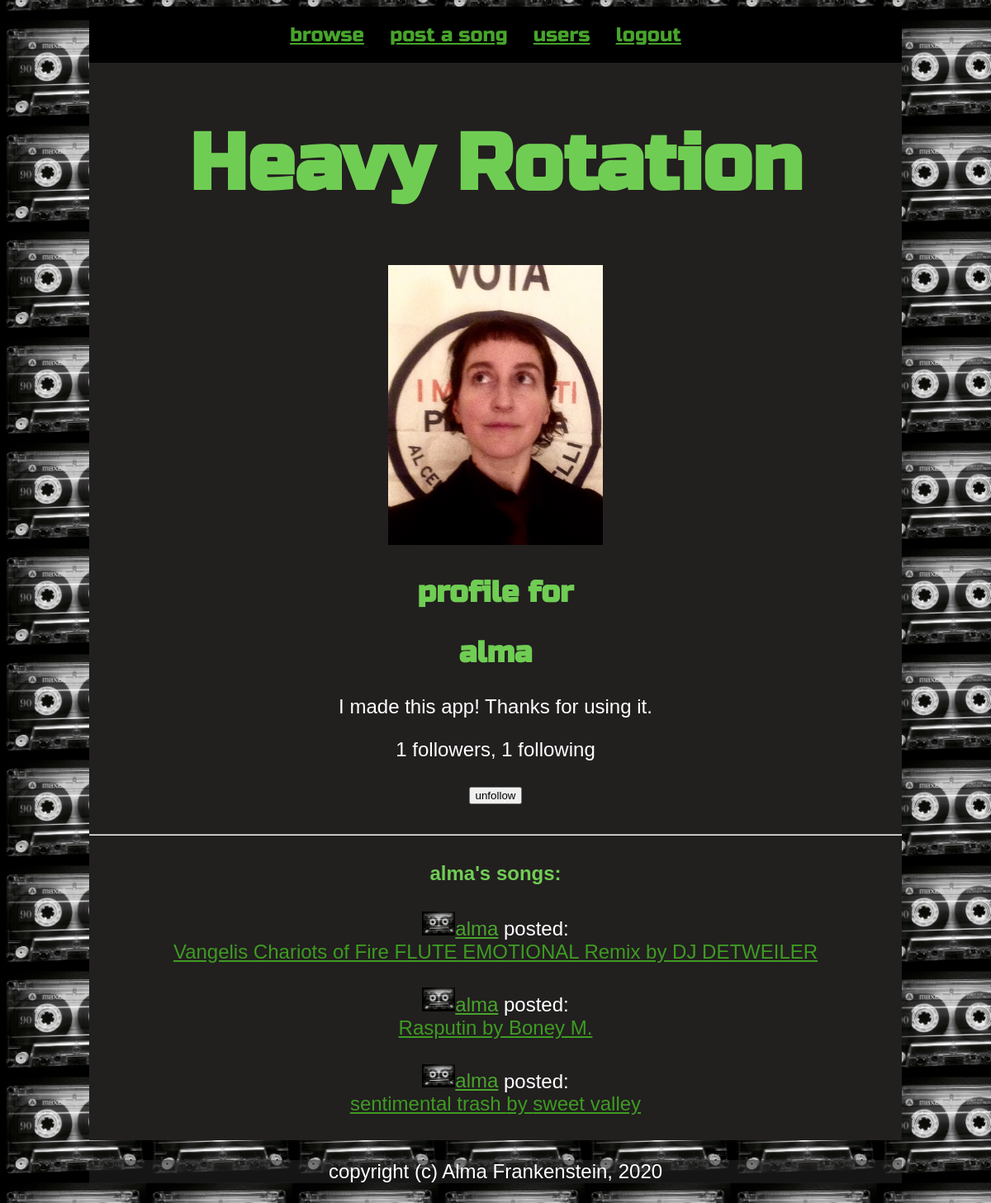
The app's page /user/alma (signed in) with its own data.
### models.py (models this page shows, shortened)
class User(UserMixin, db.Model):
    id = db.Column(db.Integer, primary_key=True)  # Column instance creates field
    username = db.Column(db.String(64), index=True, unique=True)
    password_hash = db.Column(db.String(128))
    songs = db.relationship('Song', backref='contributer', lazy='dynamic')
    about_me = db.Column(db.String(140))
    followed = db.relationship(         # many-to-many
        'User', secondary=followers,    # user being followed (left side following right side)
        primaryjoin=(followers.c.follower_id==id),
        secondaryjoin=(followers.c.followed_id==id),
        backref=db.backref('followers', lazy='dynamic'), lazy='dynamic')
    def is_following(self, user):
        return self.followed.filter(
            followers.c.followed_id == user.id).count() > 0

class Song(db.Model):
    id = db.Column(db.Integer, primary_key=True)
    artist_name = db.Column(db.String(140))
    song_name = db.Column(db.String(140))
    song_link = db.Column(db.String(140))
    timestamp = db.Column(db.DateTime, index=True, default=datetime.utcnow)
    user_id = db.Column(db.Integer, db.ForeignKey('user.id'))

### heavy_app.py (the view)
@app.route('/user/<username>')
@login_required
def user(username):
    user = User.query.filter_by(username=username).first_or_404()
    page =  request.args.get('page', 1, type=int)
    songs = user.songs.order_by(Song.timestamp.desc()).paginate(page, app.config['SONGS_PER_PAGE'], False)
    form = EmptyForm()
    next_url = url_for('user', username=user.username, page=songs.next_num) \
        if songs.has_next else None
    prev_url = url_for('user', username=user.username, page=songs.prev_num) \
        if songs.has_prev else None
    return render_template('user.html', user=user, songs=songs.items, form=form, next_url=next_url, prev_url=prev_url)

### forms.py
class EmptyForm(FlaskForm):
    submit = SubmitField('submit')

### models.py (called while the page is built)
@login.user_loader
def load_user(id):
    return User.query.get(int(id))

### templates/user.html (shortened to what this page needs)
{% extends "base.html" %}
{% block content %}
<div class="header">
    <a class="link" href="{{ url_for('browse') }}">browse</a>
    <a class="link" href="{{ url_for('index') }}">post a song</a>
    <a class="link" href="{{ url_for('see_users') }}">users</a>
    <a class="link" href="{{ url_for('logout') }}">logout</a>
</div>
<h1>Heavy Rotation</h2>
<img src="../static/avatars/{{ user.id}}.jpeg" style="width: 260px">
<table>
    <tr valign="top">
    <h2>profile for</h3>
    <h2> {{ user.username }}</h2>
    {% if user.about_me %}<p>{{ user.about_me }}</p>{% endif %}
    <p>{{ user.followers.count() }} followers, {{ user.followed.count() }} following</p>
    {% if user == current_user %}
    {% elif not current_user.is_following(user) %}
    <p><form action="{{ url_for('follow', username=user.username) }}"method="post">
        {{ form.hidden_tag() }}
        {{ form.submit(value='follow') }}
    </form></p>
    {% else %}
    <p><form action="{{ url_for('unfollow', username=user.username) }}" method="post">
        {{ form.submit(value='unfollow') }}
    </form></p>
    {% endif %}
    </tr>
</table>
<hr>
<h4>{{ user.username }}'s songs:</h4>
{% if songs %}
{% for song in songs %}
{% include '_song.html' %}
{% endfor %}
{% else %}
<h3>no songs posted yet</h3>
{% endif %}
{% endblock %}

### templates/_song.html
<div class="singleSong">
    <a style="color: rgb(72, 165, 44);" href="{{ url_for('user', username=song.contributer.username) }}">
    <img src="../static/cassette.jpg" width="40">{{ song.contributer.username }}</a>
    posted: <br>
    {% if song.song_link  %}
    <a style="color: rgb(62, 155, 34);" href="{{ song.song_link }}" target="blank">
        {{ song.song_name }} by {{ song.artist_name }}</a>
    {% else %}
    {{ song.song_name }} by {{ song.artist_name }}
    {% endif %}
    <br>
</div>

### templates/base.html (style rules this page uses)
body { color: rgb(112, 205, 84); text-align: center; font-family: Arial, Helvetica, sans-serif; font-size: x-large; margin-left: 9%; margin-right: 9%; background-color: #222222; background: repeating-linear-gradient(45deg, #555454 0%, #464545 10%, #494848 0%, #414040 50%) 0 / 15px 15px; background-image: url(../static/cassette.jpg); background-size: 177px 128px; }
.link { padding-right: 1em; color: rgb(72, 165, 44); text-align: center; }
.header { background-color: black; padding-top: 2%; padding-bottom: 2%; font-family: 'Russo One'; }
.singleSong { text-align: center; padding-bottom: 3%; color: white; }
h2 { font-family: 'Russo One'; }
p { color: white; }
h1 { color: rgb(112, 205, 84); font-family: 'Russo One', Arial, Helvetica, sans-serif; font-size: 4em; text-decoration: none; -webkit-transition: all 0.5s; -moz-transition: all 0.5s; transition: all 0.5s; -webkit-animation: neon1 1s ease-in-out infinite alternate; -moz-animation: neon1 1s ease-in-out infinite alternate; animation: neon1 1s ease-in-out infinite alternate; }

### records on screen
User: username "alma", about_me "I made this app! Thanks for using it."
Song: contributer.username "alma", song_name "Vangelis Chariots of Fire FLUTE EMOTIONAL Remix", artist_name "DJ DETWEILER"
Song: contributer.username "alma", song_name "Rasputin", artist_name "Boney M."
Song: contributer.username "alma", song_name "sentimental trash", artist_name "sweet valley"

### other values on screen
{{ user.followers.count() }} "1"
{{ user.followed.count() }} "1"
